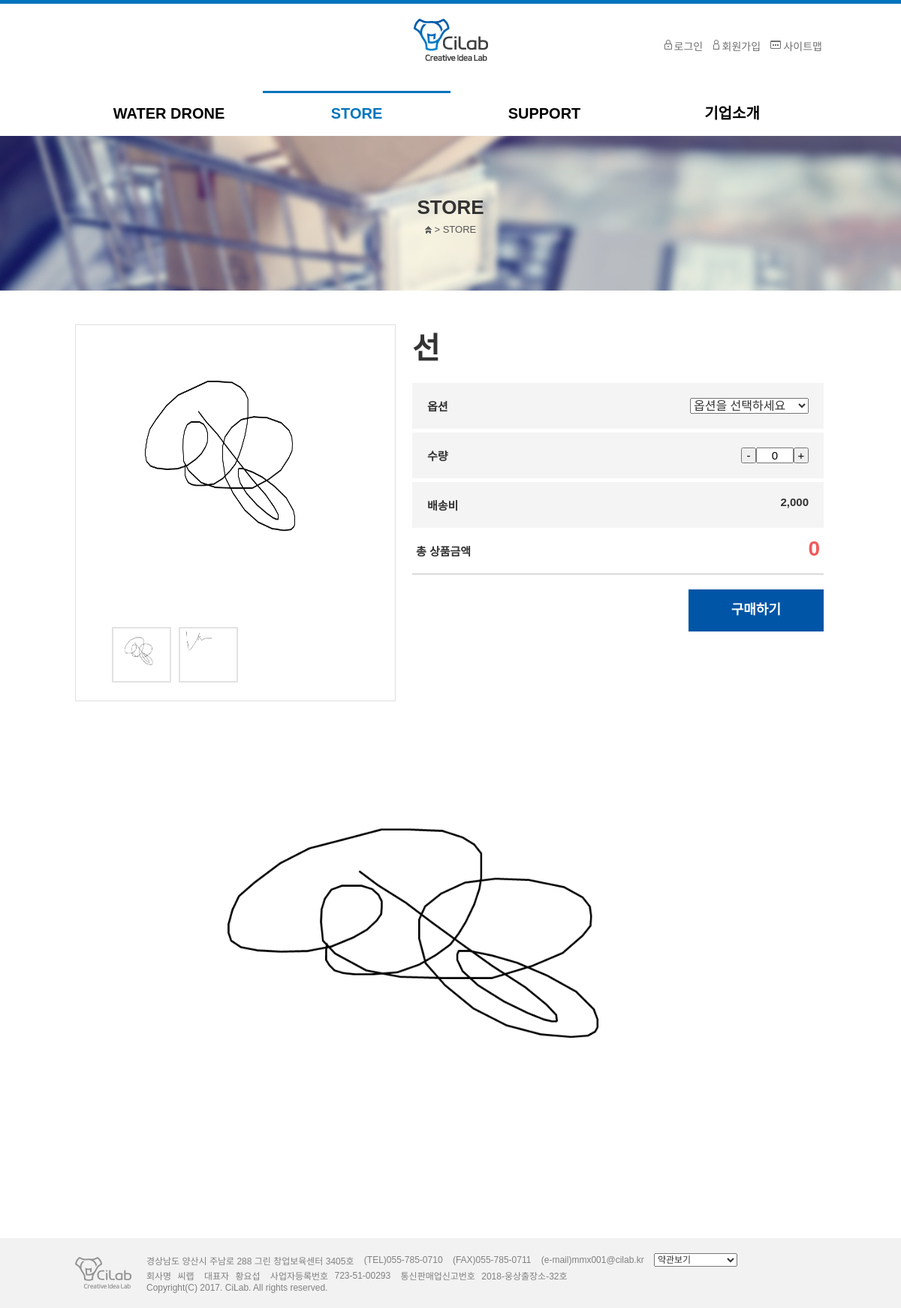
Screenshot of /menu/store_view.php?no=4 with the database file from the repository.
### tables this page shows
CREATE TABLE IF NOT EXISTS `tb_product` (
  `pk_no` int(11) NOT NULL,
  `fd_name` varchar(50) DEFAULT NULL,
  `fd_price` int(11) DEFAULT NULL,
  `fd_category` varchar(50) DEFAULT NULL,
  `fd_content` longtext DEFAULT NULL,
  `fd_stock` int(11) DEFAULT NULL,
  `fd_date` varchar(50) DEFAULT NULL,
  `fd_status` varchar(50) DEFAULT NULL,
  `fd_delivery` int(11) DEFAULT NULL,
  `fd_made` varchar(50) DEFAULT NULL,
  `fd_main_img` varchar(200) DEFAULT NULL,
  `fd_new_main_img` varchar(200) DEFAULT NULL,
  `fd_sub_img` varchar(200) DEFAULT NULL,
  `fd_new_sub_img` varchar(200) DEFAULT NULL,
  `fd_option` varchar(200) DEFAULT NULL,
  `fk_admin` varchar(50) DEFAULT NULL,
  PRIMARY KEY (`pk_no`)
);

### common.php (called while the page is built, shortened)
<?php
	include_once('config/db_config.php');
	$mysqli = new mysqli($host, $user, $pw, $dbName);
	function query_send($query){
		global $mysqli;
		return mysqli_query($mysqli, $query);
	}
	function product_info($no){
		$query = 'select * from tb_product where pk_no='.$no;
		$result = query_send($query);
		$info = mysqli_fetch_array($result);
		return $info;
	}
?>

### menu/store_view.php (the view, shortened to what this page needs)
<?php
	include '../header.php';
	$no = $_GET['no'];
	$info = product_info($no);
	$sub_arr=explode('||',$info['fd_new_sub_img']);
?>
<section class="container">
	<div class="visual store">
		<p class="subTitle">STORE</p>
		<div class="location">
			<img src="../images/common/icon_home.png" alt="Home">
			<span>&gt;</span>
			<span>STORE</span>
		</div>
	</div>
	<div class="contents">
		<div class="imgView">
			<div class="left">
				<div class="image"><img src="/admin/img/upload_image/<?=$info['fd_new_main_img']?>" alt="이미지 설명 입력란" id="pd_main_img"></div>
				<ul>
					<li class="mhide"><img class="pro_detail_sub" src="/admin/img/upload_image/<?=$info['fd_new_main_img']?>" alt="이미지 설명 입력란"></li>
					<?php
						if($info['fd_new_sub_img']!=""){
							for($i=0; $i<count($sub_arr);$i++){
								echo '<li class="mhide"><img class="pro_detail_sub" src="/admin/img/upload_image/'.$sub_arr[$i].'" alt="이미지 설명 입력란"></li>';
							}
						}
					?>
				</ul>
			</div>
			<div class="right">
				<form id='store_purchase' action="./store_purchase.php" method="post">
					<p class="title"><?=$info['fd_name']?></p>
					<div class="grayBox post">
					<?php
						if($info['fd_option']!=null){
					?>
						<label for="option_select">옵션</label>
						<select id=option_select>
							<option hidden id="select_title">옵션을 선택하세요</option>
						</select>
					<?php
						}else{
							echo '가격 <span class=priceSpan id=pro_price>'.number_format($info["fd_price"]).'</span>';
						}
					?>
					</div>
					<div class="grayBox post">
						<label for="select_count">수량</label>
						<input type="button" class="bt_up" value="+">
						<input type="number" value="0" min="1"  id="select_count" name="select_count">
						<input type="button" class="bt_down" value="-">
					</div>
					<div class="grayBox post">
						<label for="del_fee">배송비</label>
						<span class="priceSpan" id="del_fee"><?=number_format($info['fd_delivery'])?></span>
					</div>
					<div class="priceBox" >
						<label for="total_price">총 상품금액</label>
						<span class="priceSpan" id="total_price">0</span>
					</div>
					<div class="mt20 ar">
						<input type="submit" id="buy_btn" class="btn type02" value="구매하기">
					</div>
				</form>
			</div>
			<div class="itemContentBox">
				<?=$info['fd_content']?>
			</div>
		</div>
	</div>
</section>
<?php
	include '../footer.php'
?>

### css/default.css (style rules this page uses)
html { overflow-y:scroll }
body { margin:0;padding:0;font-size:0.75em }
html, h1, h2, h3, h4, h5, h6, form, fieldset, img { margin:0;padding:0;border:0 !important }
article, aside, details, figcaption, figure, footer, header, hgroup, menu, nav, section { display:block }
label, input, button, select, img { vertical-align:middle }
input, button { margin:0;padding:0;font-size:1em }
textarea, select { font-size:1em }
select { margin:0 }
p { margin:0;padding:0;word-break:break-all }

### css/common.css (style rules this page uses)
* { margin:0; padding:0; font-family: 'Noto Sans KR', sans-serif; list-style:none; vertical-align:middle; }
a, div, p, td, th, select,option { font-size:12px; color:#333; }
article, aside, hgroup, header, footer, figure, figcaption, nav, section, time, mark, canvas, video, audio, details, summary { display:block; }
form { display:inline; margin:0; border:0; padding:0; }
img { vertical-align:middle; }
img, button { border:0px; }
input { box-sizing:border-box; }
label, label * { vertical-align:middle; }
.ar { text-align:right !important }
.mt20 { margin-top:20px !important }

### css/style.css (style rules this page uses)
html { overflow-y: scroll; }
html, body { height: 100%; }
.visual { height: 206px; text-align: center; }
.visual.store { background: url('../images/common/bg_store.png') no-repeat center 0; }
.visual .subTitle { padding: 80px 0 5px 0; font-weight: 900; font-size: 26px; }
.location, .location span { color: #555; font-size: 13px; font-family: sans-serif; }
.contents { padding: 45px 10px 100px; margin: 0 auto; width: 1000px; }
.btn { display: inline-block; line-height: 1.2; cursor: pointer; }
.btn.type02 { padding: 15px 55px; box-sizing: border-box; font-weight: bold; font-size: 18px; color: #fff; border: 2px solid #0055a6; background: #0055a6; }
.imgView .left { float: left; position: relative; }
.imgView .right { float: left; width: 548px; margin-left: 22px; }
.imgView .left .image { width: 427px; height: 502px; border: 1px solid #dfdfdf; box-sizing: border-box; }
.imgView .left>ul { position: absolute; left: 50%; bottom: 25px; margin-left: -165px; font-size: 0; }
.imgView .left>ul li { display: inline-block; box-sizing: border-box; margin-left: 10px; border: 2px solid #e2e2e2; }
.imgView .left>ul li:first-child { margin-left: 0; }
.imgView .right .title { margin-bottom: 20px; color: #333; font-size: 40px; font-weight: bold; }
.grayBox { padding: 20px; background: #f4f4f4; }
.grayBox.post { margin-top: 5px; font-size: 15px; color: #333333; font-weight: bold; }
.grayBox.post .priceSpan { float: right; margin-top: -2px; }
.priceBox { position: relative; padding: 20px 5px; border-bottom: 1px solid #bdbdbd; font-size: 15px; font-weight: bold; color: #333333; }
.priceBox .priceSpan { position: absolute; top: 12px; right: 5px; color: #f15a5b; font-size: 28px; font-weight: bold; }
.itemContentBox { margin-top: 80px; }
.itemContentBox img { width: 100%; }
.image { padding: 10px; }
.pro_detail_sub { width: 75px; height: 70px; }
#pd_main_img { width: 100%; height: 80%; }
#option_select { font-size: 16px; float: right; }
#select_count { float: right; width: 50px; padding: 0 2px; text-align: center; }
.bt_up, .bt_down { float: right; width: 20px; }

### css/tablet.css (style rules this page uses)
.contents { width:100%; }
.imgView { padding:0 10px; }
.imgView .left { float:none; }
.imgView .left .image { width:100%; height:auto; }
.imgView .left .image img { width:100%; }
.imgView .right { float:none; width:100%; margin:30px 0 0 0; }
.itemContentBox { margin-top:40px; }
.imgView .right .title { font-size:30px; margin-bottom:10px; }
.visual.store { margin-top: 15px; }

### css/mobile.css (style rules this page uses)
.mhide { display:none !important }
.visual .subTitle { padding-top:60px; }
.visual { height:176px; }
.imgView .left > ul { position:static; left:unset; bottom:unset; margin:5px 0 0 0; text-align:center; }
html { overflow-y:scroll }
body { margin:0;padding:0;font-size:0.75em }
html, h1, h2, h3, h4, h5, h6, form, fieldset, img { margin:0;padding:0;border:0 }
article, aside, details, figcaption, figure, footer, header, hgroup, menu, nav, section { display:block }
label, input, button, select, img { vertical-align:middle }
input, button { margin:0;padding:0;font-size:1em }
input[type=text], input[type=password], input[type=submit], input[type=image], button { border-radius:0;font-size:1em;-webkit-appearance:none }
textarea, select { font-size:1em;font-family:dotum }
select { margin:0 }
p { margin:0;padding:0;word-break:break-all }

### rows the page displays
tb_product: fd_new_main_img (picture), fd_new_sub_img (picture), fd_name "선", fd_delivery "2,000", fd_content (picture)
